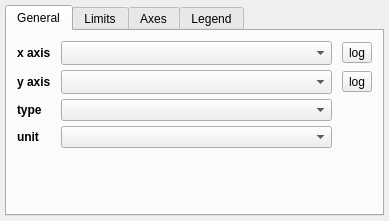
<?xml version="1.0" encoding="UTF-8"?>
<ui version="4.0">
 <class>Widget</class>
 <widget class="QWidget" name="Widget">
  <property name="geometry">
   <rect>
    <x>0</x>
    <y>0</y>
    <width>389</width>
    <height>221</height>
   </rect>
  </property>
  <property name="windowTitle">
   <string>2D Scatter</string>
  </property>
  <layout class="QGridLayout" name="gridLayout_5">
   <property name="leftMargin">
    <number>5</number>
   </property>
   <property name="topMargin">
    <number>5</number>
   </property>
   <property name="rightMargin">
    <number>5</number>
   </property>
   <property name="bottomMargin">
    <number>5</number>
   </property>
   <property name="verticalSpacing">
    <number>5</number>
   </property>
   <item row="0" column="0">
    <widget class="QTabWidget" name="tab_widget">
     <property name="tabPosition">
      <enum>QTabWidget::North</enum>
     </property>
     <property name="currentIndex">
      <number>0</number>
     </property>
     <property name="usesScrollButtons">
      <bool>false</bool>
     </property>
     <property name="documentMode">
      <bool>false</bool>
     </property>
     <property name="tabsClosable">
      <bool>false</bool>
     </property>
     <property name="movable">
      <bool>false</bool>
     </property>
     <widget class="QWidget" name="tab">
      <attribute name="title">
       <string>General</string>
      </attribute>
      <layout class="QGridLayout" name="gridLayout">
       <property name="leftMargin">
        <number>10</number>
       </property>
       <property name="topMargin">
        <number>10</number>
       </property>
       <property name="rightMargin">
        <number>10</number>
       </property>
       <property name="bottomMargin">
        <number>10</number>
       </property>
       <property name="horizontalSpacing">
        <number>10</number>
       </property>
       <property name="verticalSpacing">
        <number>5</number>
       </property>
       <item row="2" column="1">
        <widget class="QComboBox" name="combosel_y_att">
         <property name="sizeAdjustPolicy">
          <enum>QComboBox::AdjustToMinimumContentsLengthWithIcon</enum>
         </property>
        </widget>
       </item>
       <item row="3" column="0">
        <widget class="QLabel" name="type_lab">
         <property name="font">
          <font>
           <weight>75</weight>
           <bold>true</bold>
          </font>
         </property>
         <property name="text">
          <string>type</string>
         </property>
        </widget>
       </item>
       <item row="3" column="1">
        <widget class="QComboBox" name="combosel_plot_mode"/>
       </item>
       <item row="5" column="1">
        <spacer name="horizontalSpacer">
         <property name="orientation">
          <enum>Qt::Horizontal</enum>
         </property>
         <property name="sizeHint" stdset="0">
          <size>
           <width>40</width>
           <height>5</height>
          </size>
         </property>
        </spacer>
       </item>
       <item row="2" column="2">
        <widget class="QToolButton" name="bool_y_log_">
         <property name="text">
          <string>log</string>
         </property>
         <property name="checkable">
          <bool>true</bool>
         </property>
        </widget>
       </item>
       <item row="1" column="1">
        <widget class="QComboBox" name="combosel_x_att">
         <property name="sizeAdjustPolicy">
          <enum>QComboBox::AdjustToMinimumContentsLengthWithIcon</enum>
         </property>
        </widget>
       </item>
       <item row="2" column="0">
        <widget class="QLabel" name="y_lab">
         <property name="font">
          <font>
           <weight>75</weight>
           <bold>true</bold>
          </font>
         </property>
         <property name="text">
          <string>y axis</string>
         </property>
        </widget>
       </item>
       <item row="1" column="2">
        <widget class="QToolButton" name="bool_x_log_">
         <property name="text">
          <string>log</string>
         </property>
         <property name="checkable">
          <bool>true</bool>
         </property>
        </widget>
       </item>
       <item row="6" column="1">
        <spacer name="verticalSpacer_2">
         <property name="orientation">
          <enum>Qt::Vertical</enum>
         </property>
         <property name="sizeHint" stdset="0">
          <size>
           <width>20</width>
           <height>40</height>
          </size>
         </property>
        </spacer>
       </item>
       <item row="1" column="0">
        <widget class="QLabel" name="x_lab">
         <property name="font">
          <font>
           <weight>75</weight>
           <bold>true</bold>
          </font>
         </property>
         <property name="text">
          <string>x axis</string>
         </property>
        </widget>
       </item>
       <item row="4" column="1">
        <widget class="QComboBox" name="combosel_angle_unit"/>
       </item>
       <item row="4" column="0">
        <widget class="QLabel" name="angle_unit_lab">
         <property name="text">
          <string>&lt;html&gt;&lt;head/&gt;&lt;body&gt;&lt;p&gt;&lt;span style=&quot; font-weight:600;&quot;&gt;unit&lt;/span&gt;&lt;/p&gt;&lt;/body&gt;&lt;/html&gt;</string>
         </property>
        </widget>
       </item>
      </layout>
     </widget>
     <widget class="QWidget" name="tab_2">
      <attribute name="title">
       <string>Limits</string>
      </attribute>
      <layout class="QGridLayout" name="gridLayout_2">
       <property name="leftMargin">
        <number>10</number>
       </property>
       <property name="topMargin">
        <number>10</number>
       </property>
       <property name="rightMargin">
        <number>10</number>
       </property>
       <property name="bottomMargin">
        <number>10</number>
       </property>
       <property name="horizontalSpacing">
        <number>10</number>
       </property>
       <property name="verticalSpacing">
        <number>5</number>
       </property>
       <item row="1" column="1">
        <widget class="QLabel" name="x_lab_2">
         <property name="font">
          <font>
           <weight>75</weight>
           <bold>true</bold>
          </font>
         </property>
         <property name="text">
          <string>x axis</string>
         </property>
         <property name="alignment">
          <set>Qt::AlignRight|Qt::AlignTrailing|Qt::AlignVCenter</set>
         </property>
        </widget>
       </item>
       <item row="3" column="4">
        <widget class="QLineEdit" name="valuetext_y_max"/>
       </item>
       <item row="5" column="2">
        <spacer name="verticalSpacer">
         <property name="orientation">
          <enum>Qt::Vertical</enum>
         </property>
         <property name="sizeHint" stdset="0">
          <size>
           <width>20</width>
           <height>40</height>
          </size>
         </property>
        </spacer>
       </item>
       <item row="3" column="5">
        <widget class="QToolButton" name="bool_y_log">
         <property name="text">
          <string>log</string>
         </property>
         <property name="checkable">
          <bool>true</bool>
         </property>
        </widget>
       </item>
       <item row="1" column="4">
        <widget class="QLineEdit" name="valuetext_x_max"/>
       </item>
       <item row="3" column="1">
        <widget class="QLabel" name="y_lab_2">
         <property name="font">
          <font>
           <weight>75</weight>
           <bold>true</bold>
          </font>
         </property>
         <property name="text">
          <string>y axis</string>
         </property>
         <property name="alignment">
          <set>Qt::AlignRight|Qt::AlignTrailing|Qt::AlignVCenter</set>
         </property>
        </widget>
       </item>
       <item row="3" column="3">
        <widget class="QToolButton" name="button_flip_y">
         <property name="styleSheet">
          <string notr="true">padding: 0px</string>
         </property>
         <property name="text">
          <string>⇄</string>
         </property>
        </widget>
       </item>
       <item row="1" column="3">
        <widget class="QToolButton" name="button_flip_x">
         <property name="styleSheet">
          <string notr="true">padding: 0px</string>
         </property>
         <property name="text">
          <string>⇄</string>
         </property>
        </widget>
       </item>
       <item row="1" column="5">
        <widget class="QToolButton" name="bool_x_log">
         <property name="text">
          <string>log</string>
         </property>
         <property name="checkable">
          <bool>true</bool>
         </property>
        </widget>
       </item>
       <item row="3" column="2">
        <widget class="QLineEdit" name="valuetext_y_min"/>
       </item>
       <item row="1" column="2">
        <widget class="QLineEdit" name="valuetext_x_min"/>
       </item>
       <item row="4" column="2" colspan="5">
        <spacer name="horizontalSpacer_2">
         <property name="orientation">
          <enum>Qt::Horizontal</enum>
         </property>
         <property name="sizeHint" stdset="0">
          <size>
           <width>40</width>
           <height>5</height>
          </size>
         </property>
        </spacer>
       </item>
       <item row="2" column="2">
        <widget class="QPushButton" name="button_full_circle">
         <property name="enabled">
          <bool>true</bool>
         </property>
         <property name="text">
          <string>full circle</string>
         </property>
        </widget>
       </item>
      </layout>
     </widget>
     <widget class="QWidget" name="tab_3">
      <attribute name="title">
       <string>Axes</string>
      </attribute>
      <layout class="QHBoxLayout" name="horizontalLayout">
       <property name="leftMargin">
        <number>5</number>
       </property>
       <property name="topMargin">
        <number>5</number>
       </property>
       <property name="rightMargin">
        <number>5</number>
       </property>
       <property name="bottomMargin">
        <number>5</number>
       </property>
       <item>
        <widget class="AxesEditorWidget" name="axes_editor" native="true"/>
       </item>
      </layout>
     </widget>
     <widget class="QWidget" name="tab_4">
      <attribute name="title">
       <string>Legend</string>
      </attribute>
      <layout class="QHBoxLayout" name="horizontalLayout">
       <property name="leftMargin">
        <number>5</number>
       </property>
       <property name="topMargin">
        <number>5</number>
       </property>
       <property name="rightMargin">
        <number>5</number>
       </property>
       <property name="bottomMargin">
        <number>5</number>
       </property>
       <item>
        <widget class="LegendEditorWidget" name="legend_editor" native="true"/>
       </item>
      </layout>
     </widget>
    </widget>
   </item>
  </layout>
 </widget>
 <layoutdefault spacing="6" margin="11"/>
 <customwidgets>
  <customwidget>
   <class>AxesEditorWidget</class>
   <extends>QWidget</extends>
   <header>glue_qt.viewers.matplotlib.axes_editor</header>
  </customwidget>
  <customwidget>
   <class>LegendEditorWidget</class>
   <extends>QWidget</extends>
   <header>glue_qt.viewers.matplotlib.legend_editor</header>
  </customwidget>
 </customwidgets>
 <resources/>
 <connections/>
</ui>
